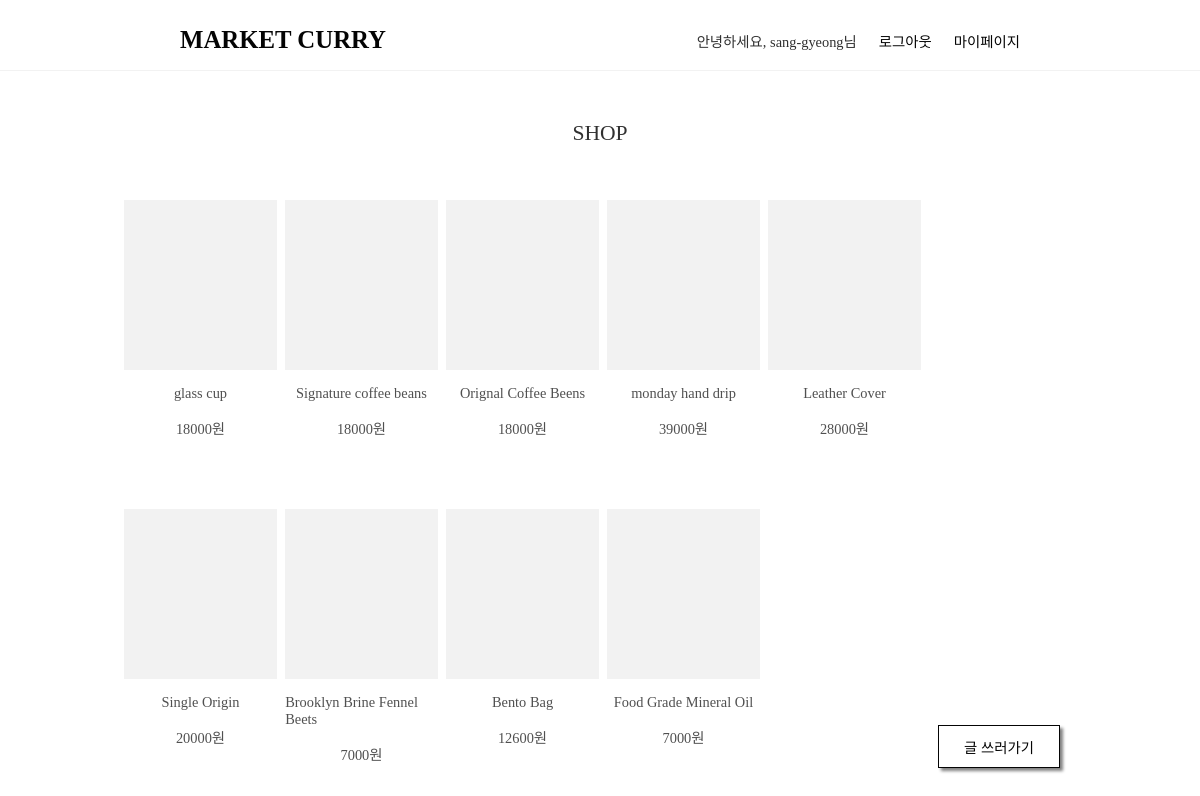
Screenshot of / (signed in) with the database file from the repository.
### app/models.py (models this page shows, shortened)
class Post(models.Model):
    title = models.CharField(max_length=200)
    img_url = models.TextField(null=True, blank=True)
    price = models.IntegerField(null=True, blank=True)
    content = models.TextField(null=True, blank=True)
    author = models.ForeignKey(User, on_delete=models.CASCADE, related_name='posts')

### app/views.py (the view)
# urls.py: 2. Add a URL to urlpatterns:  path('', views.home, name='home')
def home(request):
    posts = Post.objects.all()
    return render(request, 'home.html', { 'posts': posts })

### app/templates/home.html (shortened to what this page needs)
{% extends 'base.html' %}
{% block content %}
<main>
     <p class="shop-title">SHOP</p>
     <div class="post-item-box">
  {% for post in posts %}
        <div class="post-item">
          <a href="{% url 'detail' post.pk %}" class="post-img" style="background-image : url('{{ post.img_url }}'); background-size:cover; background-position:center center"></a>
          <a href="{% url 'detail' post.pk %}" class="post-title">{{ post.title }}</a>
          <p class="post-price">{{ post.price }}원</p>
        </div>
  {% endfor %}
  </div>
    </main>
  <a href="{% url 'new' %}" class="new">글 쓰러가기</a>
{% endblock content %}

### app/templates/base.html (shortened to what this page needs)
{% load static %}
{% load socialaccount %}
<!DOCTYPE html>
<html lang="en">
<head>
  <link rel="stylesheet" type="text/css" href="{% static 'base.css' %}?v=0.1">
</head>
<body>
  <header class="nav-bar">
    <a class="home-logo" href="{% url 'home' %}">MARKET CURRY</a>
    <div class="nav-item-wrapper">
      {% if user.is_authenticated %}
        <div class="nav-item">안녕하세요, {{ user.username }}님</div>
        <a class="nav-item" href="{% url 'logout' %}">로그아웃</a>
        <a class="nav-item" href="{% url 'mypage' %}">마이페이지</a>
      {% else %}
        <a class="nav-item" href="{% url 'login' %}">로그인</a>
        <a class="nav-item" href="{% url 'signup' %}">회원가입</a>
    {% endif %}
    </div>
  </header>
  {% block content %}
  {% endblock content %}
</body>
</html>

### app/static/base.css (style rules this page uses)
body { margin : 0; background-color : white; color : #303030; position : relative; font-size : 90%; }
ul, li, p, h2 { margin : 0; padding : 0; text-decoration : none; list-style:none; }
a { color : #040404; text-decoration : none; }
header { border-bottom : 0.5px solid #f2f2f2; padding : 0 15%; padding-top : 10px; display : flex; height : 60px; align-items : center; justify-content : space-between; }
.home-logo { font-size : 1.55rem; font-weight : 600; }
.nav-item-wrapper { display : flex; }
.nav-item-wrapper > .nav-item { margin-left : 22px; }
main { display : flex; flex-direction : column; align-items : center; }
.shop-title { font-size : 1.35rem; margin : 50px; }
.post-item-box { display : flex; flex-wrap : wrap; margin-left : auto; margin-right : auto; width : 80%; }
.post-item { width : 15.9%; height : 300px; margin: 4.2px; display : flex; flex-direction : column; align-items : center; position : relative; }
.post-img { width : 100%; height : 170px; background-color : #f2f2f2; }
.post-title, .post-price { margin-top : 15px; color : #505050; }
a.new { position : fixed; bottom : 45px; right : 140px; border : 1px solid; padding : 10px; width : 100px; background-color : white; text-align : center; box-shadow: 3px 3px 3px gray; }

### rows the page displays
Post: title "glass cup", price "18000"
Post: title "Signature coffee beans", price "18000"
Post: title "Orignal Coffee Beens", price "18000"
Post: title "monday hand drip", price "39000"
Post: title "Leather Cover", price "28000"
Post: title "Single Origin", price "20000"
Post: title "Brooklyn Brine Fennel Beets", price "7000"
Post: title "Bento Bag", price "12600"
Post: title "Food Grade Mineral Oil", price "7000"

### other values shown
{{ user.username }} "sang-gyeong"
